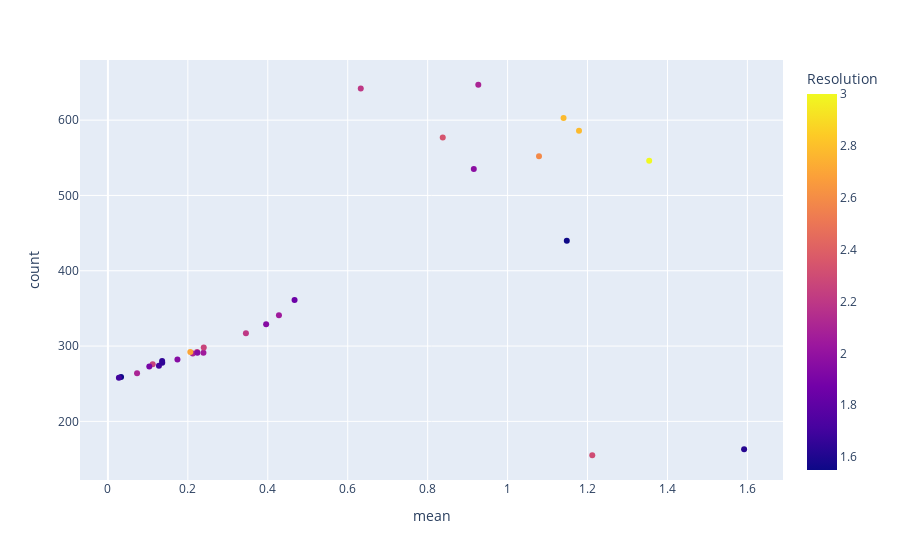

Write notebook code for a chart like this one.
### Code cell
px.scatter(df1,
          x='mean',
          y='count',
           color="Resolution",
          hover_data=['MERS_structure', "Resolution"])

### Figure 1 — Plotly figure (JSON) as saved in the notebook; plotly's stock layout.template omitted (floating-point values rounded to 4 significant figures)
{"data": [{"customdata": [["rcsb_4RSP", 1.62], ["rcsb_4WMD", 2.585], ["rcsb_4WME", 1.55], ["rcsb_4WMF", 1.97], ["rcsb_4YLU", 2.1], ["rcsb_5C3N", 3], ["rcsb_5WKJ", 2.05], ["rcsb_5WKK", 1.55], ["rcsb_5WKL", 1.85], ["rcsb_5WKM", 2.25], ["rcsb_6VGY", 2.05], ["rcsb_6VGZ", 2.25], ["rcsb_6VH0", 1.95], ["rcsb_6VH1", 2.3], ["rcsb_6VH2", 2.26], ["rcsb_6VH3", 2.2], ["rcsb_7D3C", 2.2], ["rcsb_7DR8", 2.34], ["rcsb_7DR9", 2.78], ["rcsb_7DRA", 2.78], ["rcsb_7T3Y", 1.9], ["rcsb_7T3Z", 1.95], ["rcsb_7T40", 1.7], ["rcsb_7T41", 2.1], ["rcsb_7TQ7", 1.7], ["rcsb_7TQ8", 1.65], ["rcsb_8CZT", 2.1], ["rcsb_8CZU", 2.7], ["rcsb_8CZV", 1.95], ["rcsb_8DGY", 1.65]], "hovertemplate": "mean=%{x}<br>count=%{y}<br>MERS_structure=%{customdata[0]}<br>Resolution=%{marker.color}<extra></extra>", "legendgroup": "", "marker": {"color": [1.62, 2.585, 1.55, 1.97, 2.1, 3, 2.05, 1.55, 1.85, 2.25, 2.05, 2.25, 1.95, 2.3, 2.26, 2.2, 2.2, 2.34, 2.78, 2.78, 1.9, 1.95, 1.7, 2.1, 1.7, 1.65, 2.1, 2.7, 1.95, 1.65], "coloraxis": "coloraxis", "symbol": "circle"}, "mode": "markers", "name": "", "orientation": "v", "showlegend": false, "type": "scatter", "x": [1.592, 1.079, 1.148, 0.9154, 0.9267, 1.354, 0.4279, 0.03289, 0.467, 0.112, 0.239, 0.2231, 0.3959, 1.212, 0.2398, 0.3452, 0.6327, 0.8378, 1.179, 1.14, 0.1035, 0.174, 0.02748, 0.0729, 0.1277, 0.1359, 0.2122, 0.2061, 0.2238, 0.1356], "xaxis": "x", "y": [163, 552, 440, 535, 647, 546, 341, 259, 361, 276, 291, 292, 329, 155, 298, 317, 642, 577, 586, 603, 273, 282, 258, 264, 274, 278, 290, 292, 291, 280], "yaxis": "y"}], "layout": {"coloraxis": {"colorbar": {"title": {"text": "Resolution"}}, "colorscale": [[0, "#0d0887"], [0.1111, "#46039f"], [0.2222, "#7201a8"], [0.3333, "#9c179e"], [0.4444, "#bd3786"], [0.5556, "#d8576b"], [0.6667, "#ed7953"], [0.7778, "#fb9f3a"], [0.8889, "#fdca26"], [1, "#f0f921"]]}, "legend": {"tracegroupgap": 0}, "margin": {"t": 60}, "xaxis": {"anchor": "y", "domain": [0, 1], "title": {"text": "mean"}}, "yaxis": {"anchor": "x", "domain": [0, 1], "title": {"text": "count"}}}}
